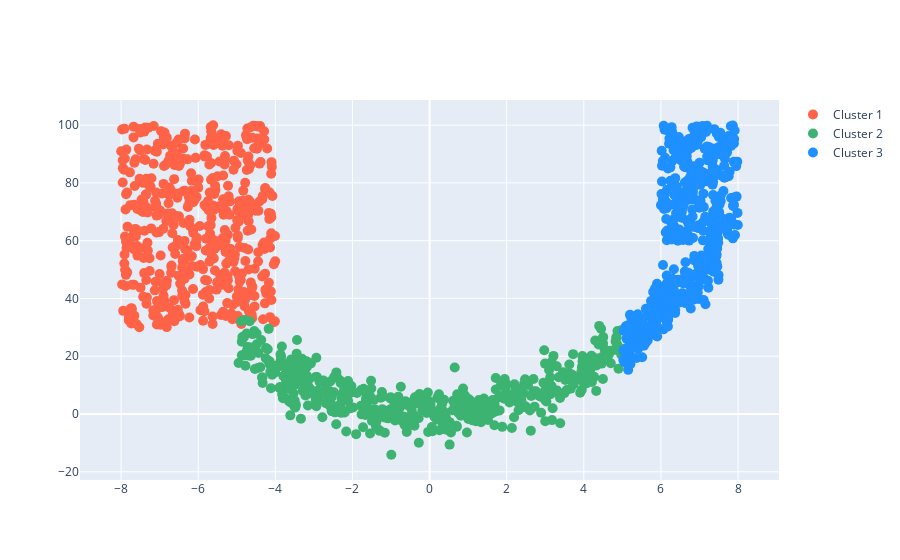

Write notebook code for a chart like this one.
### Code cell
import plotly.graph_objects as go
import numpy as np

# Seed for reproducibility
np.random.seed(42)

# Generate x values for each cluster
x1 = np.random.uniform(-10, -5, 500)
x2 = np.random.uniform(-5, 5, 500)
x3 = np.random.uniform(5, 10, 500)

# Define the quadratic function for the U shape
a, b, c = 1, 0, 0  # Coefficients for the quadratic equation

# Calculate y values and add some noise for each cluster
y1 = a * x1**2 + b * x1 + c + np.random.normal(0, 5, x1.shape)
y2 = a * x2**2 + b * x2 + c + np.random.normal(0, 5, x2.shape)
y3 = a * x3**2 + b * x3 + c + np.random.normal(0, 5, x3.shape)

for k,v in enumerate(x1):
    if v < -5:
        x1[k] = np.random.uniform(-8, -4)
        y1[k] = np.random.uniform(30, 100)
for k,v in enumerate(x3):
    if v > 7.5:
        x3[k] = np.random.uniform(6, 8)
        y3[k] = np.random.uniform(60, 100)

# Create scatter plot
fig = go.Figure()

fig.add_trace(go.Scatter(x=x1, y=y1, mode='markers', marker=dict(color='#FF6347', size=10), name='Cluster 1'))
fig.add_trace(go.Scatter(x=x2, y=y2, mode='markers', marker=dict(color='#3CB371', size=10), name='Cluster 2'))
fig.add_trace(go.Scatter(x=x3, y=y3, mode='markers', marker=dict(color='#1E90FF', size=10), name='Cluster 3'))

# Update layout for a clean look
#fig.update_layout(showlegend=False, plot_bgcolor='white', xaxis=dict(visible=False), yaxis=dict(visible=False), width=800, height=800)

fig.write_image("U.jpeg")
# Show the plot
fig.show()

### Figure 1 — Plotly figure (JSON) as saved in the notebook; plotly's stock layout.template omitted (floating-point values rounded to 4 significant figures; data arrays with more than 128 entries replaced by an {"elided": "..."} marker saying what was removed)
{"data": [{"marker": {"color": "#FF6347", "size": 10}, "mode": "markers", "name": "Cluster 1", "type": "scatter", "x": {"elided": "500 float values"}, "y": {"elided": "500 float values"}}, {"marker": {"color": "#3CB371", "size": 10}, "mode": "markers", "name": "Cluster 2", "type": "scatter", "x": {"elided": "500 float values"}, "y": {"elided": "500 float values"}}, {"marker": {"color": "#1E90FF", "size": 10}, "mode": "markers", "name": "Cluster 3", "type": "scatter", "x": {"elided": "500 float values"}, "y": {"elided": "500 float values"}}], "layout": {}}
